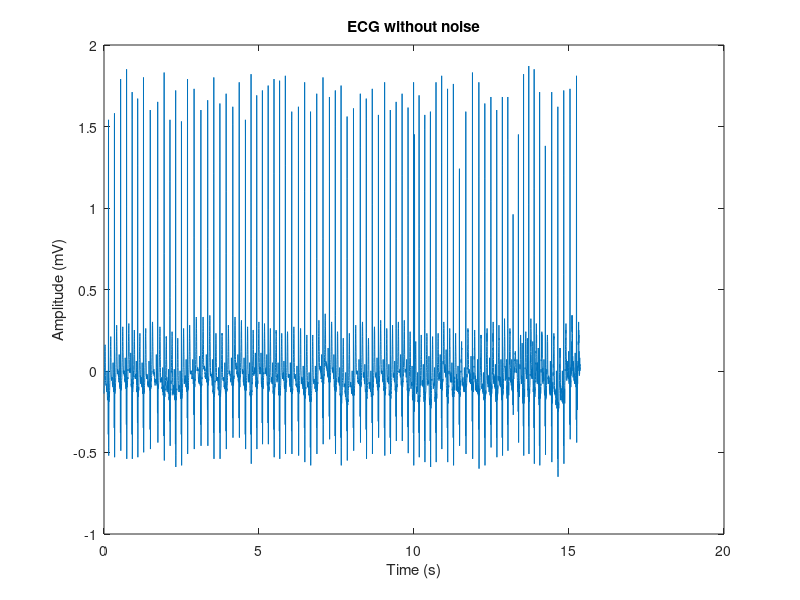
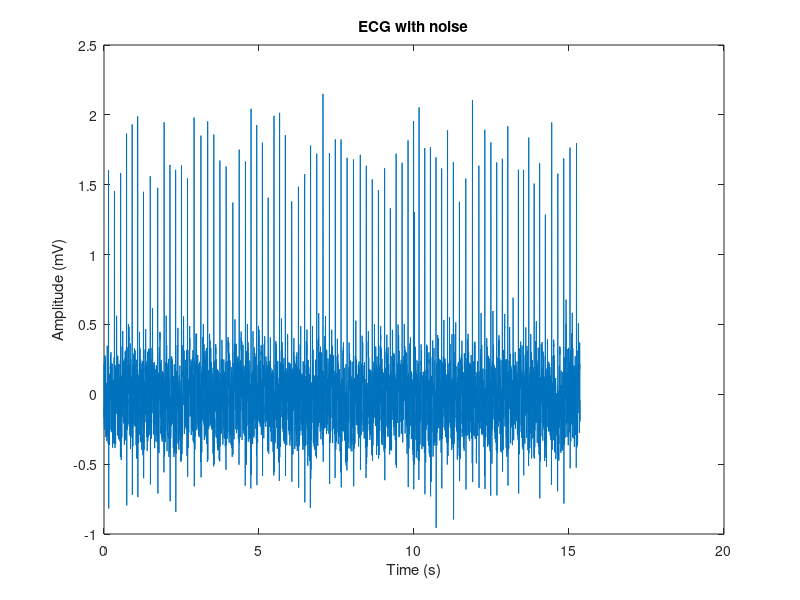
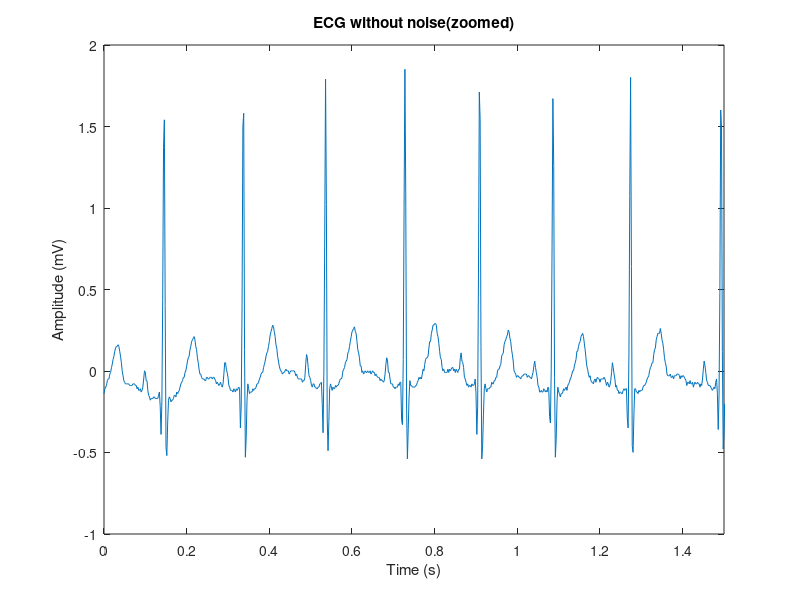
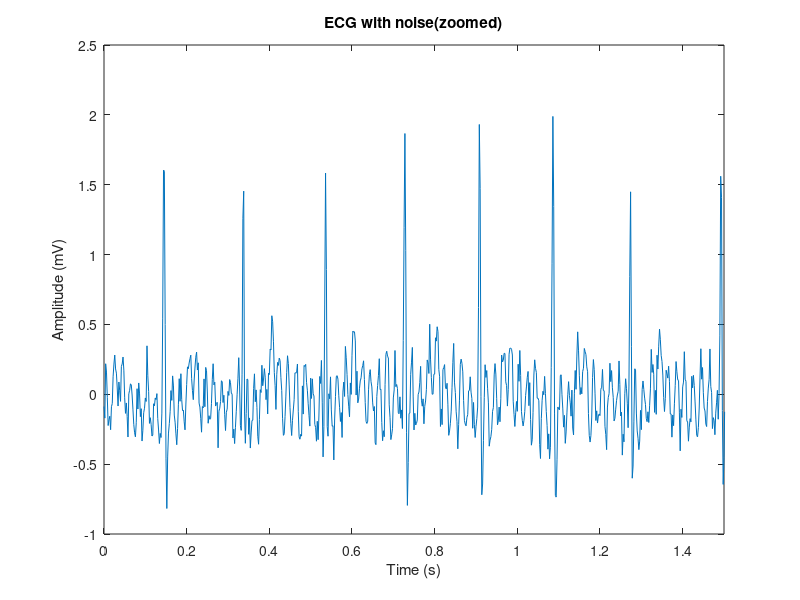

Source code (MATLAB) for these figures, in order: (Note: this script raises an error after producing the figures.)
clear all; clc;

%% load the ideal ECG
load idealECG.mat;
y_i  = idealECG - mean(idealECG);
fs = 500;
y_i_len = length(y_i);
t = linspace(0, y_i_len-1, y_i_len)*(1/fs);

%% create noisy signal
SNR =10; %10dB for awg
F_1 = 50; %50Hz for sin(power line noise)
x = awgn(y_i ,SNR,'measured' ) +  0.2*sin(2*pi*F_1*t); %noise + ideal
n_awg_n_50 = x - y_i; %noise 

%% plot all ECG signals
figure;
plot(t ,y_i);
title("ECG without noise"), xlabel('Time (s)'), ylabel('Amplitude (mV)');
figure;
plot(t, x);
title("ECG with noise"), xlabel('Time (s)'), ylabel('Amplitude (mV)');
figure;
plot( t, y_i);
title("ECG without noise(zoomed)"), xlabel('Time (s)'), ylabel('Amplitude (mV)');
xlim([0, 1.5]);
figure;
plot(t, x);
title("ECG with noise(zoomed)"), xlabel('Time (s)'), ylabel('Amplitude (mV)');
xlim([0,1.5]);

%% ===================== PART 1===============================%

%132 - 223 - > 92 samples
single_beat_period = 132 : 223;
y_desired = y_i(single_beat_period);
t_desired = t(single_beat_period);
% 
%121 - 143 ->23 samples
x_n_iso_period = 121:143;
x_n_iso = x(x_n_iso_period);

%replicate 4 times
noise = [x_n_iso x_n_iso x_n_iso x_n_iso];

%% plotting the desired ECG signal and the noise signal

figure('Name','desire ECG Single Beat and Noise estimate')
subplot(1,3,1)
plot(t_desired,y_desired)
title('Desired ECG Beat'), xlabel('Time (samples)'), ylabel('Amplitude (mV)')

subplot(1,3,2)
plot(1 : length(x_n_iso) ,x_n_iso,'g')
title('iso-noise'), xlabel('Time (samples)'), ylabel('Amplitude (mV)');

subplot(1,3,3)
plot(1:length(noise),noise,'r')
title('Replicated iso-noise'), xlabel('Time (samples)'), ylabel('Amplitude (mV)');

%% arbitarary filter order , let M  =18
M= 12;
W = weiner_weight_vector(y_desired, noise, 12);
disp(W);
%fvtool(W,1);

%apply weiner filter
y_hat = weiner_filter(x,W);

%plot filtered output and noise
n = 1 : length(y_hat);
figure;
plot(t , y_i ,  t, x, t , y_hat );
title("Desired signal , filter out and noisy signal| order =12 ");
legend("Ideal ECG" , "Noisy ECG", "Weiner Filtered ECG(order = 12) " );
xlabel('Time (s)'), ylabel('Amplitude (mV)')
figure;
plot(t , y_i ,t, x , t , y_hat );
title("Desired signal , filter out and noisy signal| order =12 ");
legend("Idela ECG", "Noisy ECG"  , "Weiner Filtered ECG(order = 12) ");
xlabel('Time (s)'), ylabel('Amplitude (mV)')
xlim([1, 1.5]);

%% find optimum filter order

% Find Optimum filter order and the coefficients

order_range = 50;
mse_values = NaN(1 , order_range);
for M = 2 : order_range
    W = weiner_weight_vector(y_desired, noise, M);
    y_hat = weiner_filter(x(single_beat_period),W); 
    mse_values(M) = immse(y_hat, y_desired);
end

[min_mse,opt_M] = min(mse_values);
disp(opt_M);

%plot mse with filter orders
figure;
scatter(opt_M, min_mse)
hold on;
plot(1 : order_range , mse_values);
hold off;
title("MSE vs Weigner filter order");
xlabel('Filter Order'), ylabel('MSE');

%apply opt ordered weiner filter
opt_W = weiner_weight_vector(y_desired, noise, opt_M);
y_hat_opt = weiner_filter(x,opt_W);
disp(opt_W);
%plot opt orderd filtered output and noise
figure;
plot(t , y_i  ,t, x,t , y_hat_opt );
legend('Ideal ECG','Noisy ECG','Weiner Filtered ECG(optimum order)')
title('Weiner Filtering of noisy ECG using Optimum order')
xlabel('Time (s)'), ylabel('Voltage (mV)');
figure;
plot(t , y_i  ,t, x, t , y_hat_opt );
legend('Ideal ECG','Noisy ECG','Weiner Filtered ECG(optimum order)')
title('Weiner Filtering of noisy ECG using Optimum order')
xlabel('Time (s)'), ylabel('Voltage (mV)');
xlim([1, 1.5]);

%visualize opitmum ordered fitler
fvtool(opt_W,1);

[Px_x, F1] = periodogram(x, [], [], fs);
[Px_noise,F2_n] = periodogram(n_awg_n_50, [], [], fs);
[Px_y_i,F3_i] = periodogram(y_i, [], [], fs);
[Px_y_hat,F4_y_hat] = periodogram(y_hat_opt, [], [], fs);

figure('Name','PSD')
semilogy( F2_n, Px_noise, F3_i, Px_y_i,F1, Px_x, F4_y_hat, Px_y_hat , 'black');
legend('Noise','Desired Signal','Noisy signal','Optimum Wiener Filtered Signal')
title('Power Spectral Density'),xlabel('Frequency (Hz)'),ylabel('dB/Hz');
ylim([1.0000e-10 , 1]);




%% ======================= part 2===================%
linear_sig = zeros(1,92);
for i = 1: length(single_beat_period)
    if i < 10
        linear_sig(i) = 0;
    elseif i < 13
        linear_sig(i) = (0.05106 - (-0.1089))* (i - 10)/(13 - 10);  
    elseif i < 17
        linear_sig(i) = (0.05106 - (-0.1089));
    elseif i < 20
        linear_sig(i) = -(0.05106 - (-0.1089))* (i - 20)/(20 -17 );   
    elseif i < 30
        linear_sig(i) = 0;
    elseif i < 32
        linear_sig(i) =((-0.1089) - 0)* (i-30)/(32 - 30);
    elseif i < 36
        linear_sig(i) =((1.581- (-0.3489))* (i-32)/(36 - 32)) + (-0.3489);
    elseif i < 39
        linear_sig(i) = (((-0.5289) - (1.581))* (i-36)/(39 - 36)) + 1.581; 
    elseif i < 41 
        linear_sig(i) = (0- (-0.5289))* (i-41)/(41 - 39); 
    elseif i <  57
        linear_sig(i) = 0;
    elseif i < 66
        linear_sig(i) = (0.2611 - 0)* (i-57)/(66 - 57);  
    elseif i < 69
        linear_sig(i) = 0.2611;
    elseif i < 78 
        linear_sig(i) = ((0 - 0.2611 )* (i - 69)/(78 - 69)) + 0.2611; 
    else
        linear_sig(i) = 0;
    end
end
linear_sig = linear_sig - ones(1,92)*0.012;
figure;
plot(1: length(single_beat_period), linear_sig);
title('Linear ECG single Beat model'), xlabel('Sample'), ylabel('Amplitude (mV)');


%132 - 223 - > 92 samples
single_beat_period = 132 : 223;
t_desired = t(single_beat_period);

%121 - 143 ->23 samples
x_n_iso_period = 121 : 143;
x_n_iso = x(x_n_iso_period);

%replicate 4 times
noise = [x_n_iso x_n_iso x_n_iso x_n_iso];

%% plotting the desired ECG signal and the noise signal

figure('Name','desire ECG Single Beat and Noise estimate')
subplot(1,3,1)
plot(t_desired,linear_sig)
title('Desired ECG Beat'), xlabel('Time (s)'), ylabel('Amplitude (mV)')

subplot(1,3,2)
plot(1 : length(x_n_iso) ,x_n_iso,'g')
title('iso-noise'), xlabel('Time (s)'), ylabel('Amplitude (mV)');

subplot(1,3,3)
plot(1:length(noise),noise,'r')
title('Replicated iso-noise'), xlabel('Time (s)'), ylabel('Amplitude (mV)');


%% arbitarary filter order , let M  =12
M = 12;
W = weiner_weight_vector(linear_sig, noise, 12);
disp(W);
%fvtool(W,1);

%apply weiner filter
y_hat = weiner_filter(x,W);

%plot filtered output and noise
n = 1 : length(y_hat);
figure;
plot(t , y_i ,  t, x, t , y_hat );
title("Desired signal , filter out and noisy signal(order =12) ");
legend("Ideal ECG" , "Noisy ECG", "Weiner Filtered ECG(order = 12,linear model based) " );
xlabel('Time (s)'), ylabel('Amplitude (mV)')
figure;
plot(t , y_i ,t, x , t , y_hat );
title("Desired signal , filter out and noisy signal| order =12 ");
legend("Idela ECG", "Noisy ECG"  , "Weiner Filtered ECG(order = 12,linear model based) ");
xlabel('Time (s)'), ylabel('Amplitude (mV)')
xlim([1, 1.5]);

%% find optimum filter order for part 2

% Find Optimum filter order and the coefficients

order_range = 92;
mse_values = NaN(1 , order_range);
for M = 2 : order_range
    W = weiner_weight_vector(linear_sig, noise, M);
    y_hat = weiner_filter(x(single_beat_period),W); 
    mse_values(M) = immse(y_hat, y_i(single_beat_period));
end

[min_mse,opt_M] = min(mse_values);
disp(opt_M);

%plot mse with filter orders
figure;
scatter(opt_M, min_mse)
hold on;
plot(1 : order_range , mse_values);
hold off;
title("MSE vs Weigner filter order");
xlabel('Filter Order'), ylabel('MSE');

%apply opt ordered weiner filter
opt_W = weiner_weight_vector(linear_sig, noise, opt_M);
y_hat_opt = weiner_filter(x,opt_W);
disp(opt_W);
%plot opt orderd filtered output and noise
figure;
plot(t , y_i  ,t, x,t , y_hat_opt );
legend('Ideal ECG','Noisy ECG','Weiner Filtered ECG(optimum order,linear model based)')
title('Weiner Filtering of noisy ECG using Optimum order')
xlabel('Time (s)'), ylabel('Voltage (mV)');
figure;
plot(t , y_i  ,t, x, t , y_hat_opt );
legend('Ideal ECG','Noisy ECG','Weiner Filtered ECG(optimum order,linear model based)')
title('Weiner Filtering of noisy ECG using Optimum order')
xlabel('Time (s)'), ylabel('Voltage (mV)');
xlim([1, 1.5]);

%visualize opitmum ordered fitler
fvtool(opt_W,1);

[Px_x, F1] = periodogram(x, [], [], fs);
[Px_noise,F2_n] = periodogram(n_awg_n_50, [], [], fs);
[Px_y_i,F3_i] = periodogram(y_i, [], [], fs);
[Px_y_hat,F4_y_hat] = periodogram(y_hat_opt, [], [], fs);


figure;
semilogy( F2_n, Px_noise, F3_i, Px_y_i,F1, Px_x, F4_y_hat, Px_y_hat , 'black');
legend('Noise','Desired Signal','Noisy signal','Optimum Wiener Filtered Signal')
title('Power Spectral Density(linear model)'),xlabel('Frequency (Hz)'),ylabel('dB/Hz');
ylim([1.0000e-10 , 1]);



%% 1.2 Frequency domain implementation of the Wiener filter

[y_hat_f, W_f] = weiner_fil_freq(y_i, n_awg_n_50, x);
figure;
plot(t, y_i, t, x, t, y_hat_f)
legend('y_i ECG','Noisy ECG','Weiner Filtered ECG(Frequency domain)')
title('Weiner Filtering Freq. domain'),
xlabel('Time (s)'),ylabel('Voltage (mV)');
xlim([1, 1.5]);
%% Plotting the spectrum

[Px_x, F1_x] = periodogram(x, [], [], fs);
[Px_noise,F2_noise] = periodogram(n_awg_n_50, [], [], fs);
[Px_y_i,F3_y_i] = periodogram(y_i, [], [], fs);
[Px_y_hat_f, F4_y_hat_f] = periodogram(y_hat_f, [], [], fs);

figure('Name','PSD Weiner Filter Frequency domain')
semilogy(F1_x, Px_x, F2_noise, Px_noise, F3_y_i, Px_y_i, F4_y_hat_f, Px_y_hat_f);
legend('Noisy signal','Noise','Desired Signal','Frequency domain Wiener Filtered Signal')
title('Power Spectral Density'),xlabel('Frequency (Hz)'),ylabel('dB/Hz');
ylim([1.0000e-10 , 1]);
%% Comparing Frequency domain and Time domain weiner filter

figure('Name', 'Comparing Frequency domain and Time domain weiner filter')
plot(t, y_i, 'g', t, y_hat_opt,'b', t, y_hat_f, 'r')
legend('Ideal ECG','Filtered by Optimum Time Domain derived Weiner ', 'Filtered by Freq Domain derived Weiner Filter')
title('Comparing Frequency domain and Time domain weiner filter')
xlabel('Time (s)'), ylabel('Voltage (mV)');
xlim([1, 1.5]);

mse_time = immse(y_hat_opt, y_i);
mse_freq = immse(y_hat_f, y_i);

disp('Mean Square Error (Time domain)');
disp(mse_time);
disp('Mean Square Error (Frequency domain)');
disp(mse_freq);


%% 1.3 Effect on non-stationary noise on the Wiener filtering

% creating non stationary noise

f1 = 50;
f2 = 100;

t_p1 = t(1 : floor(length(t)/2));
t_p2 = t(floor(length(t)/ 2) + 1 : end);

n50_p1 = 0.2*sin(2*pi*f1*t_p1);
n100_p1 = 0.3*sin(2*pi*f2*t_p2);

non_stat_noise = [n50_p1 n100_p1];
non_sta_x = awgn(y_i ,SNR,'measured' ) +  non_stat_noise; %noise + ideal

N = length(non_sta_x);  
S_Xf  = fft(non_sta_x, N*2-1);
S_Yhat = W_f.* S_Xf;                    % Signal estimate from observation and using Wiener filter
y_hat_time = ifft(S_Yhat);              % converting to time domain
y_hat_non_stat = y_hat_time(1 : N);


figure('Name','Effect of Non Stationary Noise Comparison')
plot(t, y_i, t, y_hat_non_stat, t, y_hat_f)
xlim([t(1),t(end)])
legend('Ideal ECG','Non-Stationary Noise - Filtered','Stationary Noise - Filtered')
title('Effect of Non Stationary Noise Comparison after filtering with Weiner Freq')
xlabel('Time (s)'), ylabel('voltage(mV)')
xlim([7, 8.5]);

noise = y_hat_non_stat - y_i;

[Px_x, F1_x] = periodogram(non_sta_x, [], [], fs);
[Px_noise,F2_noise] = periodogram(noise, [], [], fs);
[Px_y_i,F3_y_i] = periodogram(y_i, [], [], fs);
[Px_y_hat_f, F4_y_hat_f] = periodogram(y_hat_non_stat, [], [], fs);

figure('Name','PSD Weiner Filter Frequency domain ( With Non Sattionary Noise)')
semilogy(F1_x, Px_x, F2_noise, Px_noise, F3_y_i, Px_y_i, F4_y_hat_f, Px_y_hat_f);
title('Power Spectral Density (With Non Sattionary Noise)'),xlabel('Frequency (Hz)'),ylabel('dB/Hz');
legend('Non stationary Noise corrupted signal','Non Sattionary Noise','Desired Signal','Frequency domain Wiener Filtered Signal')
ylim([1.0000e-10 , 1]);